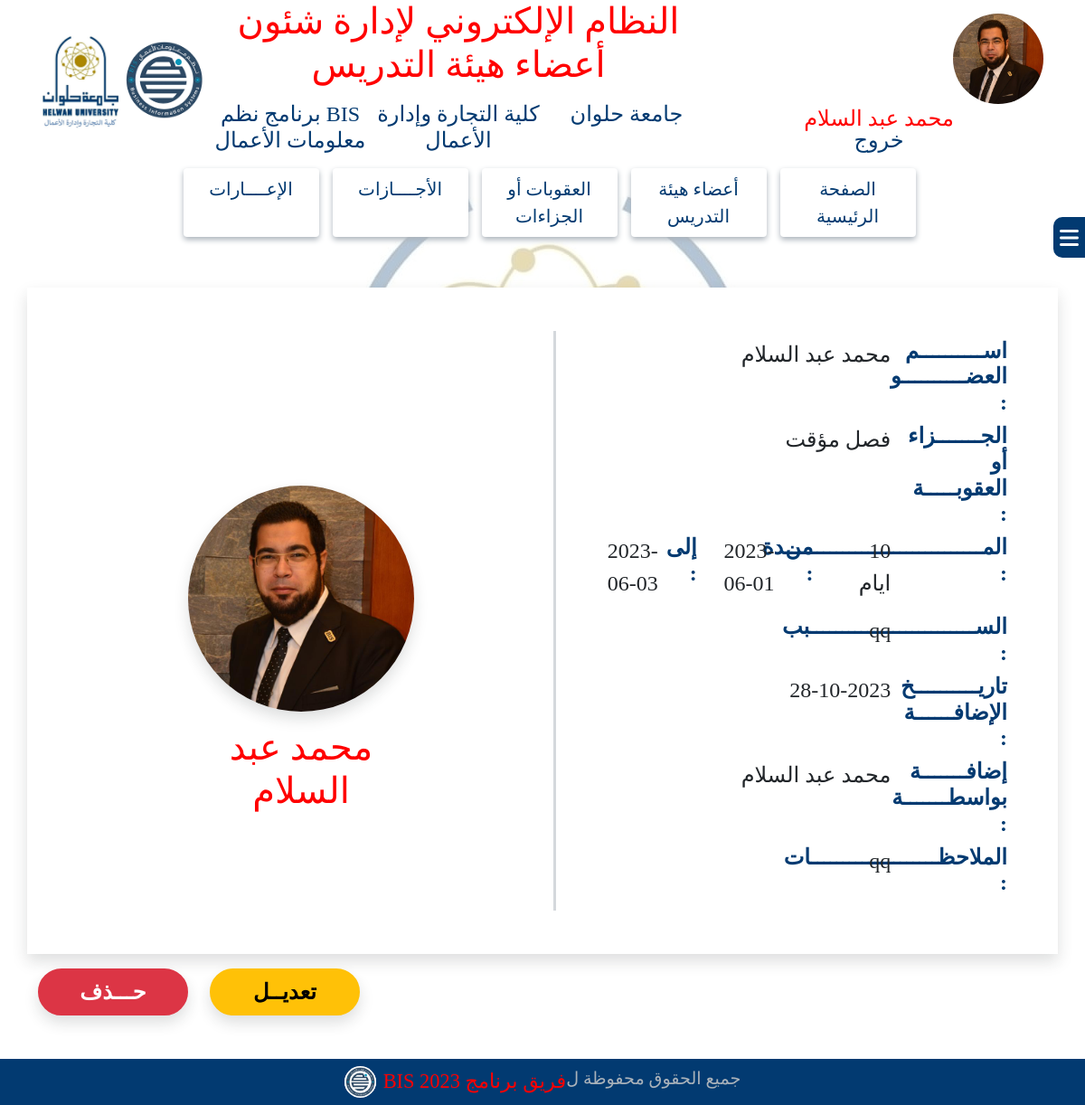
The app's page /system/penaltyDetails.php?id=17 (signed in) with its own data.
### tables this page shows
CREATE TABLE `p74_penalties` (
  `penality_id` int(50) NOT NULL,
  `doctorCodeInput` int(50) NOT NULL,
  `penaltyDescription` varchar(255) NOT NULL,
  `penaltyReason` text NOT NULL,
  `penaltyFile` varchar(255) NOT NULL,
  `penaltyDuration` varchar(255) NOT NULL,
  `startDate` date NOT NULL,
  `endDate` date NOT NULL,
  `penaltyNotes` text NOT NULL,
  `added_date` datetime NOT NULL DEFAULT current_timestamp(),
  `added_by` tinyint(4) NOT NULL
);

CREATE TABLE `doctors_account` (
  `DoctorCode` int(11) NOT NULL,
  `Doctor_ar_Name` varchar(255) NOT NULL,
  `Doctor_eng_Name` varchar(255) NOT NULL,
  `National_id` varchar(255) NOT NULL,
  `Mobile` varchar(255) NOT NULL,
  `Academic_Mail` varchar(255) NOT NULL,
  `Personal_Mail` varchar(255) NOT NULL,
  `Notes` text NOT NULL,
  `Doctor_image` varchar(255) NOT NULL,
  `Department_id` tinyint(4) NOT NULL,
  `uni_id` tinyint(4) NOT NULL,
  `Faculty_id` tinyint(4) NOT NULL,
  `Doctor_job_id` tinyint(4) NOT NULL,
  `date_of_birth` date NOT NULL,
  `hiring_date` date NOT NULL,
  `qualifications` text NOT NULL
);

### system/penaltyDetails.php (the view, shortened to what this page needs)
<?php
include "../Connections/syscon.php";
if (isset($_GET['id'])) {
    $id = $_GET['id'];
    $myquery = "SELECT * FROM doctors_account
    INNER JOIN  p74_penalties
    ON doctors_account.DoctorCode=p74_penalties.doctorCodeInput WHERE penality_id= '$id'";
    $results = mysqli_query($bis, $myquery);
    while ($row = mysqli_fetch_array($results)) {
        $Doctor_image = $row['Doctor_image'];
        $Doctor_ar_Name = $row['Doctor_ar_Name'];
    }
    mysqli_select_db($bis, $database_bis);
    $myquery = "SELECT * FROM p74_penalties WHERE penality_id= '$id'";
    $result = $bis->query($myquery);
    if ($result->num_rows === 1 ) {
        $row = $result->fetch_assoc();
        $penality_id = $row['penality_id'];
        $penaltyDescription = $row['penaltyDescription'];
        $startDate = $row["startDate"];
        $endDate = $row["endDate"];
        $penaltyReason = $row["penaltyReason"];
        $penaltyNotes = $row["penaltyNotes"];
        $penaltyDuration = $row["penaltyDuration"];
    }
}
?>
<!DOCTYPE html>
<html lang="ar">
<head>
    <link rel="stylesheet" href="../css/all.min.css">
    <link rel="stylesheet" href="../css/bootstrap.min.css">
    <link rel="stylesheet" href="../css/style.css">
</head>
<body class="body">
    <?php
    include('header.php');
    ?>
    <div class="sidebarContainer">
        <?php
        include('sidebar.php');
        ?>
    </div>
    <div class="container bg-white p-5 shadow mt-5">
        <div class="row align-items-center">
            <div class="col-md-6">
                <div class="penaltyData p-2">
                    <div class="row">
                        <div class="col-md-3">
                            <h4 class="mainText fw-bold">اســــــــــم العضــــــــــو :</h4>
                        </div>
                        <div class="col-md-9">
                            <p class="fs-4"><?php echo $Doctor_ar_Name; ?></p>
                        </div>
                    </div>
                    <div class="row">
                        <div class="col-md-3">
                            <h4 class="mainText fw-bold">الجـــــــزاء أو العقوبـــــة :</h4>
                        </div>
                        <div class="col-md-9">
                            <p class="fs-4"><?php echo $penaltyDescription; ?></p>
                        </div>
                    </div>
                    <div class="row">
                        <div class="col-md-3">
                            <h4 class="mainText fw-bold">المـــــــــــــــــــــــــــــــدة :</h4>
                        </div>
                        <div class="col-md-2">
                            <p class="fs-4"><?php echo $penaltyDuration; ?></p>
                        </div>
                        <div class="col-md-1">
                            <h4 class="mainText fw-bold">من :</h4>
                        </div>
                        <div class="col-md-2">
                            <p class="fs-4"><?php echo $startDate; ?></p>
                        </div>
                        <div class="col-md-1">
                            <h4 class="mainText fw-bold">إلى :</h4>
                        </div>
                        <div class="col-md-2">
                            <p class="fs-4"><?php echo $endDate; ?></p>
                        </div>
                    </div>
                    <div class="row">
                        <div class="col-md-3">
                            <h4 class="mainText fw-bold"> الســــــــــــــــــــــــــبب :</h4>
                        </div>
                        <div class="col-md-9">
                            <p class="fs-4"><?php echo $penaltyReason; ?></p>
                        </div>
                    </div>
                    <div class="row">
                        <div class="col-md-3">
                            <h4 class="mainText fw-bold"> تاريــــــــــخ الإضافــــــة :</h4>
                        </div>
                        <div class="col-md-9">
                            <p class="fs-4">28-10-2023</p>
                        </div>
                    </div>
                    <div class="row">
                        <div class="col-md-3">
                            <h4 class="mainText fw-bold">إضافـــــــة بواسطـــــــة :</h4>
                        </div>
                        <div class="col-md-9">
                            <p class="fs-4">محمد عبد السلام</p>
                        </div>
                    </div>
                    <div class="row">
                        <div class="col-md-3">
                            <h4 class="mainText fw-bold">الملاحظــــــــــــــــــــات :</h4>
                        </div>
                        <div class="col-md-9">
                            <p class="fs-4"><?php echo $penaltyNotes; ?></p>
                        </div>
                    </div>
                </div>
            </div>
            <div class="col-md-6 d-flex justify-content-center align-items-center pb-5">
                <div class="memberPhoto">
                    <img src="../images/members/<?php echo $Doctor_image; ?>" class="w-100 h-100 ratio-1x1 rounded-circle shadow" alt="">
                    <h1 class="text-center mainTitle pt-3"><?php echo $Doctor_ar_Name; ?></h1>
                </div>
            </div>
        </div>
    </div>
    <div class="container mt-3 mb-5">
        <div class="row justify-content-end">
            <div class="col-md-2">
                <a href="updatePenaltyData.php?id=<?php echo $penality_id; ?>">
                    <button id="updateBtn" class="btn btn-warning w-100 rounded-pill fw-bold fs-4 border-2 shadow">تعديــل</button>
                </a>
            </div>
            <div class="col-md-2">
                <button id="deleteBtn" data-bs-toggle="modal" data-bs-target="#deletePenaltyModal" name="deleteBtn" class="btn btn-danger w-100 rounded-pill fw-bold fs-4 border-2 shadow">حـــذف</button>
            </div>
        </div>
    </div>
    <?php
    include('footer.php');
    ?>
</body>
</html>

### css/style.css (style rules this page uses)
:root { --main-title: #f00; --main-text: #023A71; --subtext: #AAB2BA; }
* { font-family: "typesetting"; margin: 0; padding: 0; box-sizing: border-box; direction: rtl; }
.mainTitle { color: var(--main-title, #f00) }
.mainText { color: var(--main-text, #023A71) }
::placeholder { color: var(--subtext, #AAB2BA); opacity: 0.8 !important; font-size: 1.3rem; padding-right: 24px; }
.shadow { box-shadow: 0px 3px 6px #AAB2BA; }
.body { background-image: url(../images/Facultylogo.jpg); background-repeat: no-repeat; background-position: center; background-attachment: fixed; }
.sidebarContainer { position: fixed; width: 100%; top: 30vh; right: -100%; z-index: 99999; }
.memberPhoto { width: 250px; height: 250px; }
.memberData, .penaltyData, .vacationData { border-left: 3px solid rgba(170, 178, 186, 0.5); }

### records on screen
p74_penalties: doctorCodeInput.Doctor_ar_Name "محمد عبد السلام", penaltyDescription "فصل مؤقت", penaltyDuration "10 ايام", startDate "2023-06-01", endDate "2023-06-03", penaltyReason "qq", penaltyNotes "qq", doctorCodeInput.Doctor_image (picture)

### other values on screen
$_SESSION['user_ar_name'] "محمد عبد السلام"
$_SESSION['app_name'] "النظام الإلكتروني لإدارة شئون أعضاء هيئة التدريس"
$_SESSION['Uni_name'] "جامعة حلوان"
$_SESSION['Faculty_name'] "كلية التجارة وإدارة الأعمال"
$_SESSION['Program_name'] "BIS برنامج نظم معلومات الأعمال"
